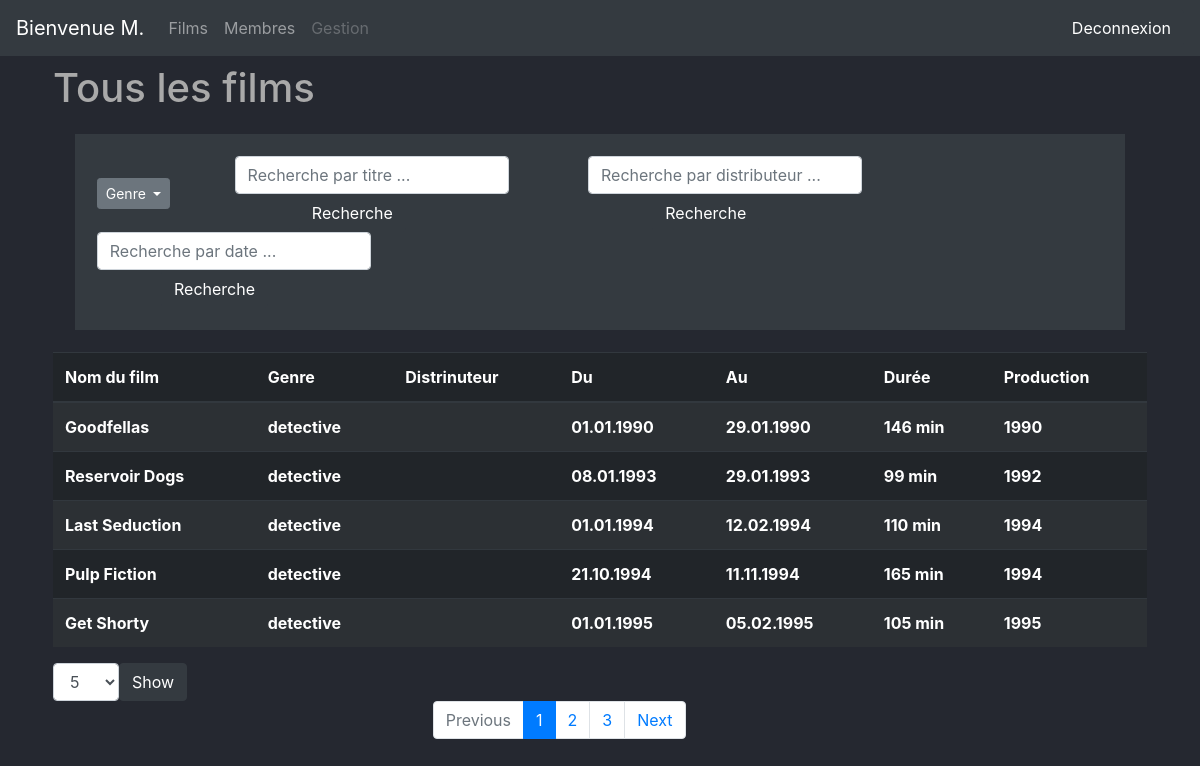
The page /my_cinema.php?genre=detective on the database its author committed.
### tables this page shows
CREATE TABLE IF NOT EXISTS `film` (
  `id_film` int(11) NOT NULL,
  `id_genre` tinyint(4) DEFAULT NULL,
  `id_distrib` int(11) DEFAULT NULL,
  `titre` varchar(255) NOT NULL,
  `resum` varchar(255) NOT NULL,
  `date_debut_affiche` date NOT NULL,
  `date_fin_affiche` date NOT NULL,
  `duree_min` int(11) NOT NULL,
  `annee_prod` int(11) DEFAULT NULL,
  PRIMARY KEY (`id_film`),
  KEY `id_genre` (`id_genre`),
  KEY `id_distrib` (`id_distrib`)
);

CREATE TABLE IF NOT EXISTS `genre` (
  `id_genre` tinyint(4) NOT NULL,
  `nom` varchar(255) NOT NULL,
  PRIMARY KEY (`id_genre`)
);

### my_cinema_post.php (called while the page is built, shortened)
<?php
if(isset($_GET['entre']))
{
  $messagesParPage=$_GET['entre'];
  global $messagesParPage;
}else {
  $_GET['entre'] = $messagesParPage=5;
}
  include('connexion_bdd.php');
    if (isset($_GET['genre'])) {
      $retour_total = $bdd->prepare('SELECT COUNT(*) AS total
        FROM film
        LEFT JOIN genre ON film.id_genre = genre.id_genre
        LEFT JOIN distrib ON film.id_distrib = distrib.id_distrib
        WHERE genre.nom = :genre');
        $retour_total->bindValue(':genre', $_GET['genre']);
        $retour_total->execute();
        $donnees_total = $retour_total->fetch();
        $total = $donnees_total['total'];
        $total = (int) $total;
        $messagesParPage = (int) $messagesParPage;
        $nombreDePages = ceil($total/$messagesParPage);
        if(isset($_GET['page']))
        {
          $pageActuelle=intval($_GET['page']);
          if($pageActuelle>$nombreDePages)
          {
            $pageActuelle=$nombreDePages;
          }
        }
        else
        {
          $pageActuelle=1;
        }
        $premiereEntree=($pageActuelle-1)*$messagesParPage;
      $req = $bdd->prepare('SELECT *,
        DATE_FORMAT(date_fin_affiche, "%d.%m.%Y") AS date_fin,
        DATE_FORMAT(date_debut_affiche, "%d.%m.%Y") AS date_debut,
        distrib.nom AS nom_d,
        genre.nom AS nom_g
        FROM film
        LEFT JOIN genre ON film.id_genre = genre.id_genre
        LEFT JOIN distrib ON film.id_distrib = distrib.id_distrib
        WHERE genre.nom = :genre
        LIMIT '.$premiereEntree.', '.$messagesParPage.'');
        $req->bindParam(':genre', $_GET['genre']);
        $resultat = $req->execute();
    }

### my_cinema.php (the view, shortened to what this page needs)
<!DOCTYPE html>
<html lang = "en">
  <head>
    <link rel = "stylesheet" href = "css/bootstrap.min.css">
    <link rel="stylesheet" href = "style.css">
  </head>
  <body>
    <?php require('header.php') ?>
    <div class = "container">
      <div class = "m-2">
        <h1>Tous les films</h1>
        <?php include('my_cinema_post.php') ?>
        <div class = "form-inline  filtres">
          <div class = "btn-group">
            <form method = "get">
              <button class = "btn btn-secondary btn-sm dropdown-toggle"
                type = "button" data-toggle = "dropdown" aria-haspopup = "true"
                aria-expanded = "false">
                Genre
              </button>
            </form>
          </div>
          <form method = "get">
            <input class = "form-control offset-sm-2" type = "text"
              name = "titre" placeholder = "Recherche par titre ...">
            <button class = "btn btn-dark offset-sm-4"
            type = "submit">Recherche</button>
          </form>
          <form method = "get">
            <input class = "form-control offset-sm-1" type = "text"
              name="distrib" placeholder="Recherche par distributeur ...">
            <button class = "btn btn-dark offset-sm-3"
            type = "submit">Recherche</button>
          </form>
          <form method = "get">
            <input class = "form-control" type = "text"
            name = "dates" placeholder = "Recherche par date ...">
            <button class = "btn btn-dark offset-sm-2"
            type = "submit">Recherche</button>
          </form>
        </div>
        <table class = "table table-striped table-dark">
          <thead>
            <tr>
              <th scope = "col">Nom du film</th>
              <th scope = "col">Genre</th>
              <th scope = "col">Distrinuteur</th>
              <th scope = "col">Du</th>
              <th scope = "col">Au</th>
              <th scope = "col">Durée</th>
              <th scope = "col">Production</th>
            </tr>
          </thead>
          <tbody id="myTable">
            <?php
              while ($resultat = $req->fetch()) {
            ?>
            <tr>
              <th scope = 'row'><?php echo $resultat['titre'] ?></th>
              <th><?php echo $resultat['nom_g']; ?></th>
              <th><?php echo $resultat['nom_d']; ?></th>
              <th><?php echo $resultat['date_debut']; ?></th>
              <th><?php echo $resultat['date_fin']; ?></th>
              <th><?php echo $resultat['duree_min']; ?> min</th>
              <th><?php echo $resultat['annee_prod']; ?></th>
            </tr>
            <?php
              }
            ?>
          </tbody>
        </table>
        <?php if ($nombreDePages > 1): ?>
          <form method = "get" class = "form-inline">
            <select class = "form-control" name = "entre">
              <option value = "5">5</option>
            </select>
            <button type = "submit" class = "btn btn-dark">Show</button>
          </form>
        <?php endif; ?>
        <?php
          if (isset($_GET['genre']) || isset($_GET['titre']) ||
          isset($_GET['dates'])) {
        ?>
        <div class = "col-sm-6 offset-sm-4">
          <nav aria-label = "Page navigation example" >
            <ul class = "pagination">
              <?php
                for($i=1; $i<=$nombreDePages; $i++) {
                  if ($i==$pageActuelle && $pageActuelle == 1) {
              ?>
              <li class = "page-item disabled">
                <a class = "page-link">Previous</a></li>
              <li class = "page-item active">
                  <a class = "page-link" href =
                    "my_cinema.php?page=<?= $i ?>
                    &entre=<?= $_GET['entre']; if(isset($_GET['genre'])){ ?>
                    &genre=<?= $_GET['genre']; }if(isset($_GET['titre'])){ ?>
                    &titre=<?= $_GET['titre']; }if(isset($_GET['dates'])){ ?>
                    &dates=<?= $_GET['dates']; } ?>"><?= $i ?></a></li>
                    <?php if ($nombreDePages > $pageActuelle){ ?>
                <li class = "page-item"><a class = "page-link"
                  href = "my_cinema.php?page=<?= $i+1 ?>
                  &entre=<?= $_GET['entre']; if(isset($_GET['genre'])){ ?>
                  &genre=<?= $_GET['genre']; }if(isset($_GET['titre'])){ ?>
                  &titre=<?= $_GET['titre']; }if(isset($_GET['dates'])){ ?>
                  &dates=<?= $_GET['dates']; } ?>"><?= $i+1 ?></a></li>
                  <?php if ($i+2 <= $nombreDePages): ?>
                    <li class = "page-item"><a class = "page-link"
                      href="my_cinema.php?page=<?= $i+2 ?>
                      &entre=<?= $_GET['entre']; if(isset($_GET['genre'])){ ?>
                      &genre=<?= $_GET['genre']; }if(isset($_GET['titre'])){ ?>
                      &titre=<?= $_GET['titre']; }if(isset($_GET['dates'])){ ?>
                      &dates=<?= $_GET['dates']; } ?>"><?= $i+2 ?></a></li>
                  <?php endif; ?>
                <li class="page-item"><a class="page-link"
                  href="my_cinema.php?page=<?= $i+1 ?>
                  &entre=<?= $_GET['entre']; if(isset($_GET['genre'])){ ?>
                  &genre=<?= $_GET['genre']; }if(isset($_GET['titre'])){ ?>
                  &titre=<?= $_GET['titre']; }if(isset($_GET['dates'])){ ?>
                  &dates=<?= $_GET['dates']; } ?>">Next</a></li>
                <?php
                  } else {
                ?>
                <li class="page-item disabled"><a class="page-link">Next</a></li>
                <?php
                    }
                  }
                ?>
                <?php
                  }
                ?>
              </ul>
            </nav>
          </div>
          <?php
            }
          ?>
        </div>
      </div>
  </body>
</html>

### style.css (style rules this page uses)
body { background-color: #252830; color: Darkgray; }
.filtres { padding: 2%; margin: 2%; background-color: #343a40; }

### rows shown on the page
film: titre "Goodfellas", id_genre.nom "detective", date_debut "01.01.1990", date_fin "29.01.1990", duree_min "146", annee_prod "1990"
film: titre "Reservoir Dogs", id_genre.nom "detective", date_debut "08.01.1993", date_fin "29.01.1993", duree_min "99", annee_prod "1992"
film: titre "Last Seduction", id_genre.nom "detective", date_debut "01.01.1994", date_fin "12.02.1994", duree_min "110", annee_prod "1994"
film: titre "Pulp Fiction", id_genre.nom "detective", date_debut "21.10.1994", date_fin "11.11.1994", duree_min "165", annee_prod "1994"
film: titre "Get Shorty", id_genre.nom "detective", date_debut "01.01.1995", date_fin "05.02.1995", duree_min "105", annee_prod "1995"
